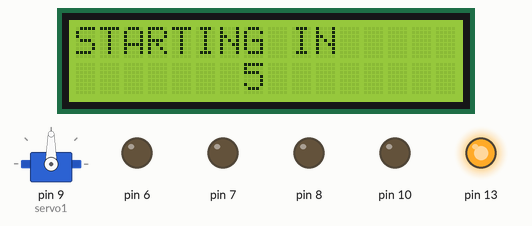
A sketch run on a simulated Arduino Uno, built with avr-gcc and run on an emulated ATmega328P. Parts: servo, 16×2 character LCD, output pins drawn as LEDs (lit = HIGH).

Above: at 0.1 s.
At 4.1 s:
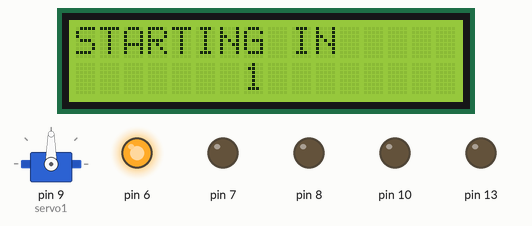
At 10.1 s:
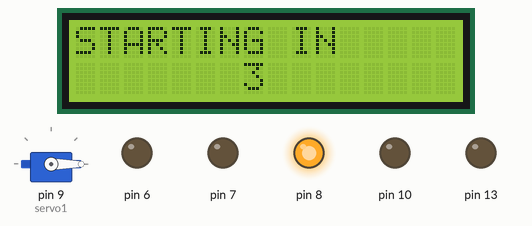
At 16.1 s:
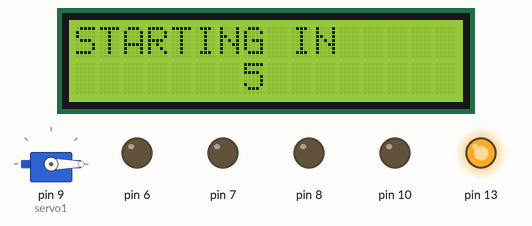
At 21.1 s:
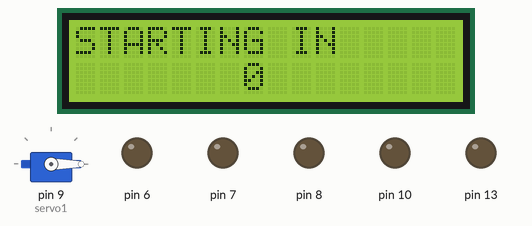
At 38.1 s:
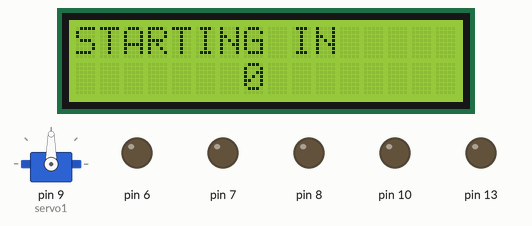
Timing chart, 0 to 40.0 s (numbered marks = the images above):
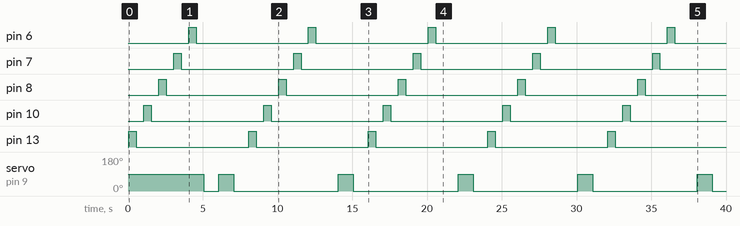

Measured:
- by itself, pin 6–8, pin 10, pin 13: alternates HIGH for 0.50 s and LOW for 7.5 s
- by itself, servo on pin 9 (servo1): repeats every 8.0 s: 90° 1.0 s, 0° 7.0 s
- what the display in image 1 shows lasts 0.5 s, from 4.1 s to 4.6 s
- what the display in image 4 shows lasts 3.0 s, from 21.1 s to 24.1 s

The sketch:

Final_project_term_1.ino
```cpp
#include <LiquidCrystal.h>
#include <Servo.h>

Servo servo1;
LiquidCrystal lcd(12,11,5,4,3,2);

void setup()
{
  servo1.attach(9);
   lcd.begin(16,2);
  lcd.clear();
  lcd.print("STARTING IN");
  pinMode(13, OUTPUT);
  pinMode(10, OUTPUT);
  pinMode(8, OUTPUT);
  pinMode(7, OUTPUT);
  pinMode(6,OUTPUT);
}


void loop(){
digitalWrite(13, INPUT);
digitalWrite(10, INPUT);
digitalWrite(8, INPUT);
digitalWrite(7, INPUT);
digitalWrite(6, INPUT);
delay(0);
digitalWrite(13, OUTPUT);
digitalWrite(10, INPUT);
digitalWrite(8, INPUT);
digitalWrite(7, INPUT);
digitalWrite(6, INPUT);
lcd.setCursor(7,2);
lcd.print("5");
delay(500);
digitalWrite(13, INPUT);
digitalWrite(10, INPUT);
digitalWrite(8, INPUT);
digitalWrite(7, INPUT);
digitalWrite(6, INPUT);
lcd.setCursor(7,2);
lcd.print("  ");
delay(500);
digitalWrite(13, INPUT);
digitalWrite(10, OUTPUT);
digitalWrite(8, INPUT);
digitalWrite(7, INPUT);
digitalWrite(6, INPUT);
lcd.setCursor(7,2);
lcd.print("4");
delay(500);
digitalWrite(13, INPUT);
digitalWrite(10, INPUT);
digitalWrite(8, INPUT);
digitalWrite(7, INPUT);
digitalWrite(6, INPUT);
lcd.setCursor(7,2);
lcd.print("  ");
delay(500);
digitalWrite(13, INPUT);
digitalWrite(10, INPUT);
digitalWrite(8, OUTPUT);
digitalWrite(7, INPUT);
digitalWrite(6, INPUT);
lcd.setCursor(7,2);
lcd.print("3");
delay(500);
digitalWrite(13, INPUT);
digitalWrite(10, INPUT);
digitalWrite(8, INPUT);
digitalWrite(7, INPUT);
digitalWrite(6, INPUT);
lcd.setCursor(7,2);
lcd.print("  ");
delay(500);
digitalWrite(13, INPUT);
digitalWrite(10, INPUT);
digitalWrite(8, INPUT);
digitalWrite(7, OUTPUT);
digitalWrite(6, INPUT);
lcd.setCursor(7,2);
lcd.print("2");
delay(500);
digitalWrite(13, INPUT);
digitalWrite(10, INPUT);
digitalWrite(8, INPUT);
digitalWrite(7, INPUT);
digitalWrite(6, INPUT);
lcd.setCursor(7,2);
lcd.print("  ");
delay(500);
digitalWrite(13, INPUT);
digitalWrite(10, INPUT);
digitalWrite(8, INPUT);
digitalWrite(7, INPUT);
digitalWrite(6, OUTPUT);
lcd.setCursor(7,2);
lcd.print("1");
delay(500);
digitalWrite(13, INPUT);
digitalWrite(10, INPUT);
digitalWrite(8, INPUT);
digitalWrite(7, INPUT);
digitalWrite(6, INPUT);
lcd.setCursor(7,2);
lcd.print("  ");
delay(500);
lcd.setCursor(7,2);
lcd.print("0");
  int position;
  servo1.write(0);
  delay(1000);
  servo1.write(90);
  delay(1000);
  servo1.write(0);
  delay(1000);
}
```
